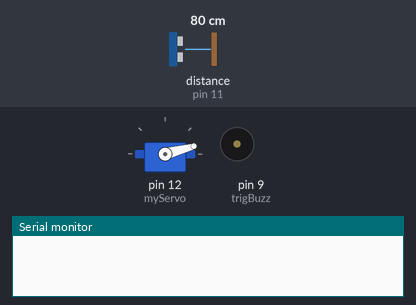
Recording of a sketch running on a simulated Arduino Uno, built with avr-gcc and run on an emulated ATmega328P. Shown: servo, buzzer (waves = sounding, pin HIGH), the last lines printed to the serial monitor. Wiring (inferred from the names in the program): ultrasonic range finder: trigger pin 10; echo pin 11. The inputs (shaded band) are chosen by the test bench; at power-on: distance to the obstacle (sensor on pin 11) 80 cm. The echo pulse lasts 58.3 µs per cm; pins used as bus, display or sensor lines are not drawn.

Above: at 0.01 s.
1.3 s: distance to the obstacle (sensor on pin 11) set to 2 cm
At 5.8 s:
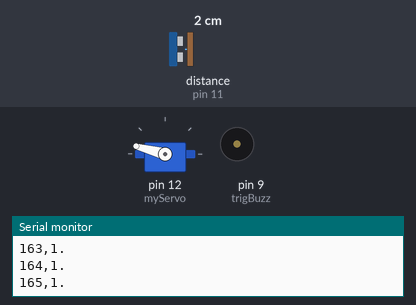
Timing chart, 0 to 7.3 s (numbered marks = the images above; inputs shaded):
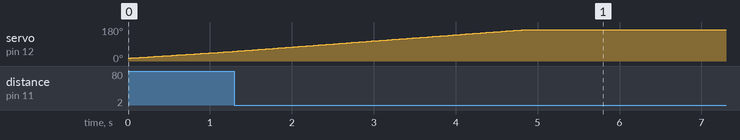

The sketch:

radar_.ino
```cpp
#include <Servo.h>
// Defines Tirg and Echo pins of the Ultrasonic Sensor
  const int trigBuzz = 9;
  const int trigPin  = 10;
  const int echoPin  = 11;

// Variables for the duration and the distance
  long duration;
  int distance;
  Servo myServo; // Creates a servo object for controlling the servo motor

void setup() {
  pinMode(trigPin, OUTPUT); // Sets the trigPin as an Output
  pinMode(echoPin, INPUT); // Sets the echoPin as an Input
  pinMode(trigBuzz, OUTPUT);
  Serial.begin(9600);
  myServo.attach(12); // Defines on which pin is the servo motor attached
}


void loop() {
  // rotates the servo motor from 15 to 165 degrees
  for(int i=15;i<=165;i++){
    myServo.write(i);
    delay(30);
    distance = calculateDistance();// Calls a function for calculating the distance measured by the Ultrasonic sensor for each degree
    Serial.print(i); // Sends the current degree into the Serial Port
    Serial.print(","); // Sends addition character right next to the previous value needed later in the Processing IDE for indexing
    Serial.print(distance); // Sends the distance value into the Serial Port
    Serial.print("."); // Sends addition character right next to the previous value needed later in the Processing IDE for indexing
    Serial.print("\n");
  }

  delay(30000);
  // Repeats the previous lines from 165 to 15 degrees
  for(int i=165;i>15;i--){
    myServo.write(i);
    delay(30);
    distance = calculateDistance();
    Serial.print(i);
    Serial.print(",");
    Serial.print(distance);
    Serial.print(".");
    Serial.print("\n");

  }
}


// Function for calculating the distance measured by the Ultrasonic sensor
int calculateDistance(){

  digitalWrite(trigPin, LOW);
  delayMicroseconds(2);
  // Sets the trigPin on HIGH state for 10 micro seconds
  digitalWrite(trigPin, HIGH);
  delayMicroseconds(10);
  digitalWrite(trigPin, LOW);
  duration = pulseIn(echoPin, HIGH); // Reads the echoPin, returns the sound wave travel time in microseconds

  distance= duration*0.034/2;
  return distance;
}

void buzzCheck(){
    if (distance > 150)
        buzzTime();

}

void buzzTime(){
  digitalWrite(trigBuzz,HIGH);
  delay(10);
  digitalWrite(trigBuzz,LOW);
}
```
